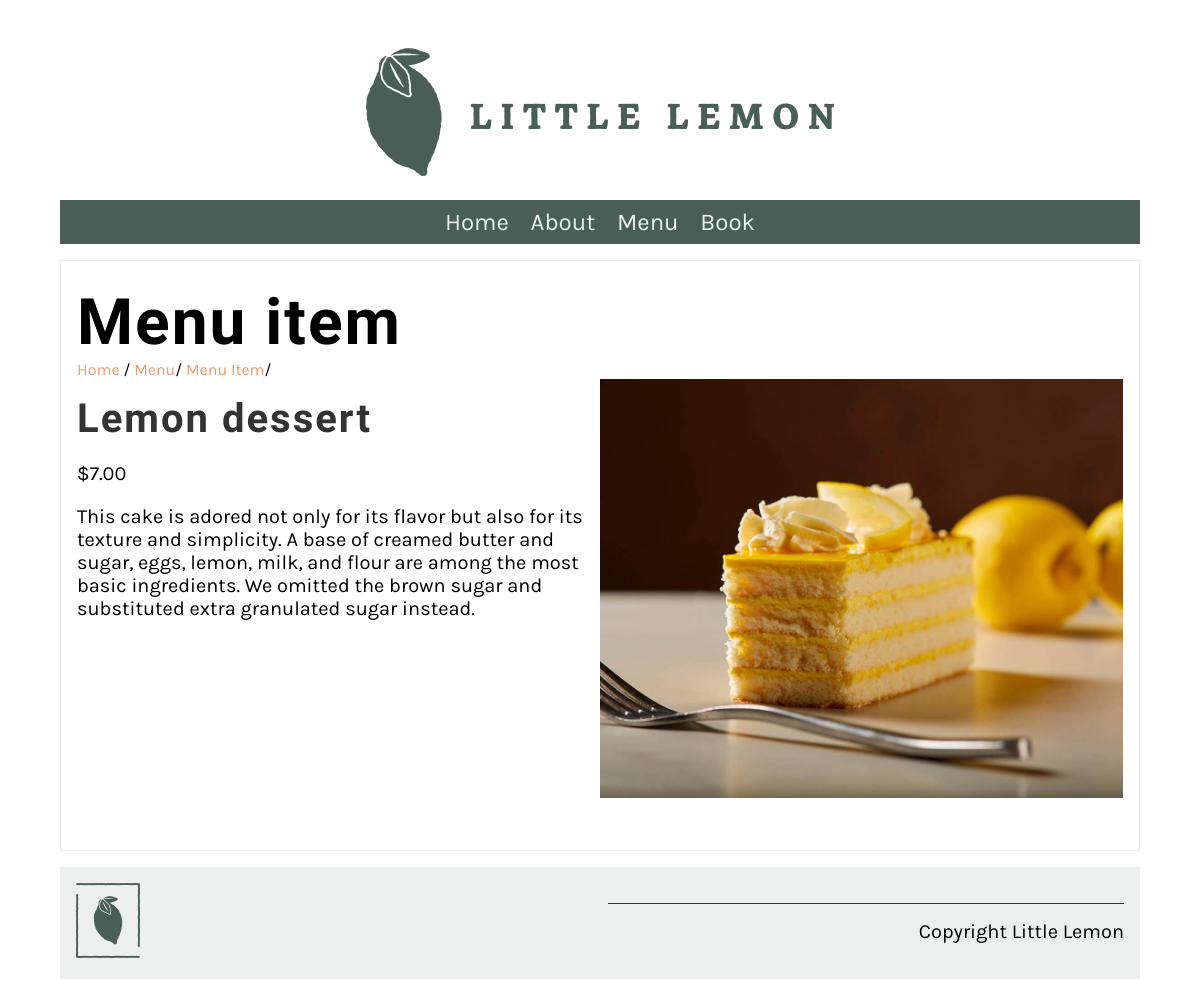
Screenshot of /menu_item/1/ with the database file from the repository.
### apps/restaurant/models.py (models this page shows, shortened)
class Menu(models.Model):
    name = models.CharField(max_length=200)
    price = models.IntegerField()
    description = models.TextField(max_length=1000, default='')

### apps/restaurant/views.py (the view)
# urls.py: path('menu_item/<int:pk>/', views.display_menu_item, name="menu_item"),
def display_menu_item(request, pk=None):
    if pk:
        menu_item = Menu.objects.get(pk=pk)
    else:
        menu_item = ''
    return render(request, 'menu_item.html', {"menu_item": menu_item})

### templates/menu_item.html
{% extends 'base.html' %}
{% load static %}
{% block content %}
<section>
    <article>
        <h1>Menu item</h1>
        <span>
            <a href="{% url 'home_page' %}">Home</a> /
            <a href="{% url 'menu' %}">Menu</a>/
            <a href="#">Menu Item</a>/
        </span>
        <div class="row">
            <div class="column">
                <h2>
                    {{ menu_item.name }}
                </h2>
                <p>
                    ${{ menu_item.price }}.00
                </p>
                <p>
                    {{ menu_item.description }}
                </p>
            </div>
            <div class="column">
                <img src="{% static 'img/menu_items/' %}{{menu_item.name}}.jpg" alt="{{ menu_item.name}}" />
            </div>
        </div>
    </article>
</section>
{% endblock %}

### static/css/style.css (style rules this page uses)
body { font-family: 'Karla', sans-serif; margin-top: 3rem; margin-bottom: 3rem; margin-left: 5%; margin-right: 5%; }
h1, h2, h3, h4, h5, h6 { font-family: 'Markazi Text', serif; letter-spacing: 2px;; }
h1 { font-size: 4rem; margin-top: 1.5rem; margin-bottom: 0; }
h2 { font-size: 2.5rem; color: #333333; margin:1rem 0; }
p, ul { font-size: 1.25rem;; }
a { color: #EE9972; text-decoration: none; }
section { display: flex; gap: 2rem 1rem; margin-top: 1rem; margin-bottom: 1rem; flex-direction: row; }
article { flex:1; }
article img { max-width: 100%; }
main article { border: 1px solid #EDEFEE; padding-left: 1rem; padding-right: 1rem; }
.row { display: flex; flex-direction: row; width: 100%; padding-bottom: 1rem; }
.column { flex-basis: 50%; margin-bottom: 1rem; padding-bottom: 1rem; }

### rows the page displays
Menu: name "Lemon dessert", price "7", description "This cake is adored not only for its flavor but also for its texture and simplicity. A base of creamed butter and sugar, eggs, lemon, milk, and flour are among the most basic ingredients. We omitted the brown sugar and substituted extra granulated sugar instead.", name (picture)
